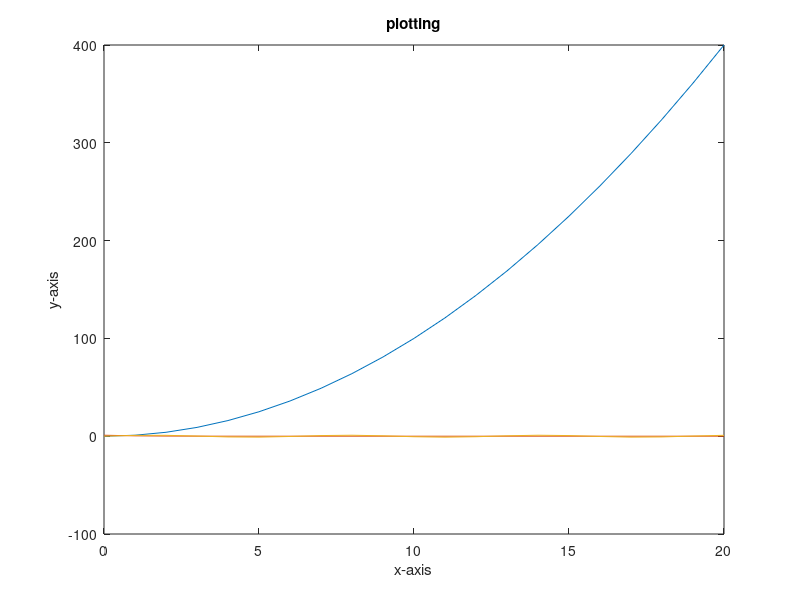

Recreate this plot in MATLAB.
% x = 0:1:5;
% y = 10:1:15;
% 
% x =0:0.2:20;
% y = exp(x);

x = 0:1:20;
y = x.^2;

% plot(x,y,'--og','markersize',5,'markerfacecolor','b','markeredgecolor','k')
% --og is type of line
% markersize is the size of the 'o's
% markerfacecolor changes the 'o's color
% markeredgecolor change the 'o's edge color

u = exp(-x)
v = sin(x)
plot(x,y,x,u,x,v)

xlabel('x-axis')
ylabel('y-axis')
title('plotting')

% legend('parabola')